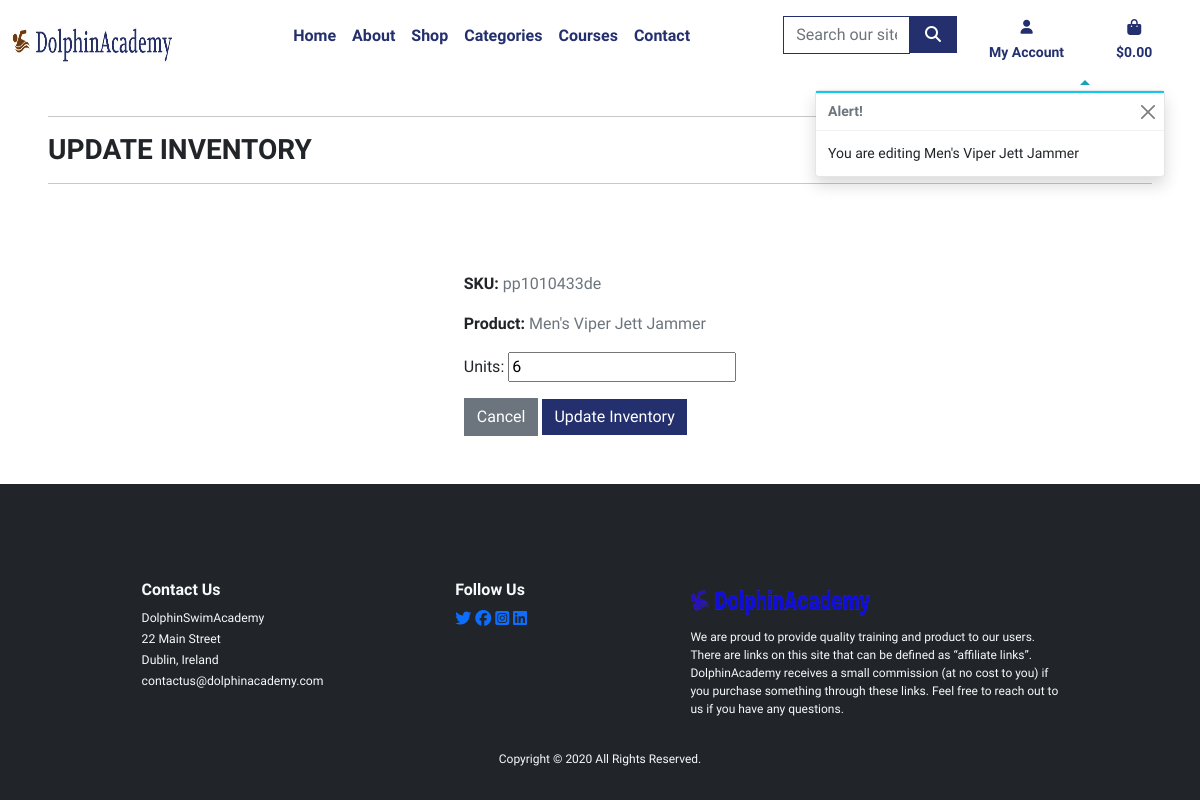
The page /products/edit-inventory/3/ (signed in) on the database its author committed.
### products/models.py (models this page shows, shortened)
class Inventory(models.Model):
    product = models.ForeignKey(
        Product,
        on_delete=models.CASCADE,
        related_name='inventories',
    )
    size = models.ForeignKey(
        Size,
        on_delete=models.CASCADE,
        null=True,
        blank=True
    )
    date_added = models.DateTimeField(
        auto_now_add=True,
        editable=False
    )
    units = models.PositiveIntegerField(
        default=0
    )
    def generate_sku():
        """
        Returns a random unique sku string
        Args:
            self (object): self.
        Returns:
            The sku string
        """
        unique = True
        while unique:
            sku_ref = 'pp'+str(random.randint(1010201, 1011031))
            if not Inventory.objects.filter(sku=sku_ref):
                unique = False
        return str(sku_ref)
    sku = models.CharField(
        max_length=50,
        unique=True,
        editable=False,
        default=generate_sku,
    )

class Product(models.Model):
    class Meta:
        verbose_name = 'Product'
        verbose_name_plural = 'Products'
    name = models.CharField(
        max_length=254,
        unique=True
    )
    description = models.TextField(
        max_length=1256,
        blank=True,
        null=True
    )
    category = models.ManyToManyField(
        Category
    )
    image = models.ImageField(
        upload_to='products/',
        null=True,
        blank=True
    )
    rating = models.DecimalField(
        max_digits=6,
        decimal_places=2,
        null=True,
        blank=True
    )
    size = models.ManyToManyField(
        Size,
        max_length=254,
        through='Inventory',
        null=True,
        blank=True,
        related_name='products'
    )
    is_active = models.BooleanField(
        default=False
    )
    price = models.DecimalField(
        max_digits=5,
        decimal_places=2
    )
    slug = models.SlugField(
        blank=True,
        null=True
    )
    def get_categories(self):
        """
        Returns the product categories list
        Args:
            self (object): self.
        Returns:
            product categories list
        """
        return "\n".join([cat.name for cat in self.category.all()])
    get_categories.short_description = "Categories"
    def get_product_size(self):
        """
        Returns the product size list
        Args:
            self (object): self.
        Returns:
            product size list
        """
        return "\n".join([size.name for size in self.size.all()])
    get_product_size.short_description = "size"

### products/views.py (the view)
@login_required
def edit_inventory(request, inventory_id):
    if not request.user.is_superuser:
        messages.error(request, f"Sorry, You are not autherized to \
            perform this action")
        return redirect(reverse('home'))
    sub_product = get_object_or_404(Inventory, pk=inventory_id)
    if request.method == 'POST':
        form = InventoryForm(request.POST, instance=sub_product)
        if form.is_valid():
            form.save()
            messages.success(request, f"Successfully updated the inventory")
            return redirect(reverse('inventory_view'))
        else:
            messages.error(
                request,
                f"Failed to update the inventory.\
                    Plesae ensure the form is valid"
            )
    else:
        form = InventoryForm(instance=sub_product)
        messages.info(request, f"You are editing {sub_product.product.name}")
    template = 'products/inventory_edit.html'
    context = {
        'sub_product': sub_product,
        'form': form
    }
    return render(request, template, context=context)

### products/forms.py
class InventoryForm(forms.ModelForm):
    class Meta:
        model = Inventory
        fields = ['units',]

### bag/contexts.py (called while the page is built, shortened)
def bag_contents(request):
    bag_items = []
    total = 0
    product_count = 0
    bag = request.session.get('bag', {})
    if total < settings.FREE_DELIVERY_THRESHOLD:
        delivery = round(
            total * Decimal(settings.STANDARD_DELIVERY_PERCENTAGE / 100), 2
        )
        free_delivery_delta = settings.FREE_DELIVERY_THRESHOLD - total
    else:
        delivery = 0
        free_delivery_delta = 0
    grand_total = total + delivery
    context = {
        'total': total,
        'grand_total': grand_total,
        'delivery': delivery,
        'free_delivery_delta': free_delivery_delta,
        'bag_items': bag_items,
        'free_delivery_threshold': settings.FREE_DELIVERY_THRESHOLD,
        'product_count': product_count
    }
    return context

### products/templates/products/inventory_edit.html (shortened to what this page needs)
{% extends 'base.html' %}
{% load static %}
{% block page_header %}
    <div class="container header-container">
    </div>
{% endblock %}
{% block content %}
    <div class="product-container mx-5 h-100">
        <div class="row ">
            <div class="col">
                <hr>
                <h1 class="fs-3">
                    UPDATE INVENTORY
                </h1>
                <hr>
            </div>
        </div>
    </div>
    <div class="container d-flex align-items-center flex-column mb-5">
        <div>
            <p>
                <span class="fw-bolder">SKU:</span>
                <span class="text-muted">{{sub_product.sku}} </span>
            </p>
            <p>
                <span class="fw-bolder">Product:</span>
                <span class="text-muted">{{sub_product.product.name}} </span>
            </p>
            <form action="{% url 'edit_inventory' sub_product.id %}" method="POST">
                {{form.as_p}}
                <div class="text-start">
                    <a class="btn btn-secondary rounded-0" href="{% url 'inventory_view' %}">Cancel</a>
                    <button class="btn rounded-0 btn-ocean-blue" type="submit">Update Inventory</button>
                </div>
            </form>
        </div>
    </div>
{% endblock %}

### static/css/base.css (style rules this page uses)
:root { --body-font:'Urbanist', sans-serif; --body-weight: 400; --heading-weight: 600; --heading-font: 'Urbanist', sans-serif; --nav-color:#1FD6FF; --light-blue:#5065A8; --light-ocean-blue:rgba(36,47,109,0.8); --ocean-blue:#242f6d; --nav-font-weight:800; --text-color:#0000; --button-brown-color:#663103; --button-brown-hover-color:#663103b4; --theme-1:#015E73; --theme-2:#BF5C04; --theme-3:#049DBF; }
html { height: 100%; }
body { height:100%; display:flex; flex-direction:column; padding: 0; margin:0; font-family: var(--body-font); font-weight: var(--body-weight); }
h1, h2, h3, h4, h5, h6 { font-weight: var(--heading-weight); }
.btn-ocean-blue { background-color: var(--ocean-blue); color: white; border:var(--ocean-blue); }
.header-container { padding-top: 100px; }
@media (min-width: 1200px) { .container { max-width: 80%; } }

### rows shown on the page
Inventory: sku "pp1010433de", product.name "Men's Viper Jett Jammer", units "6"

### other values the page prints
{{ message }} "You are editing Men's Viper Jett Jammer"
